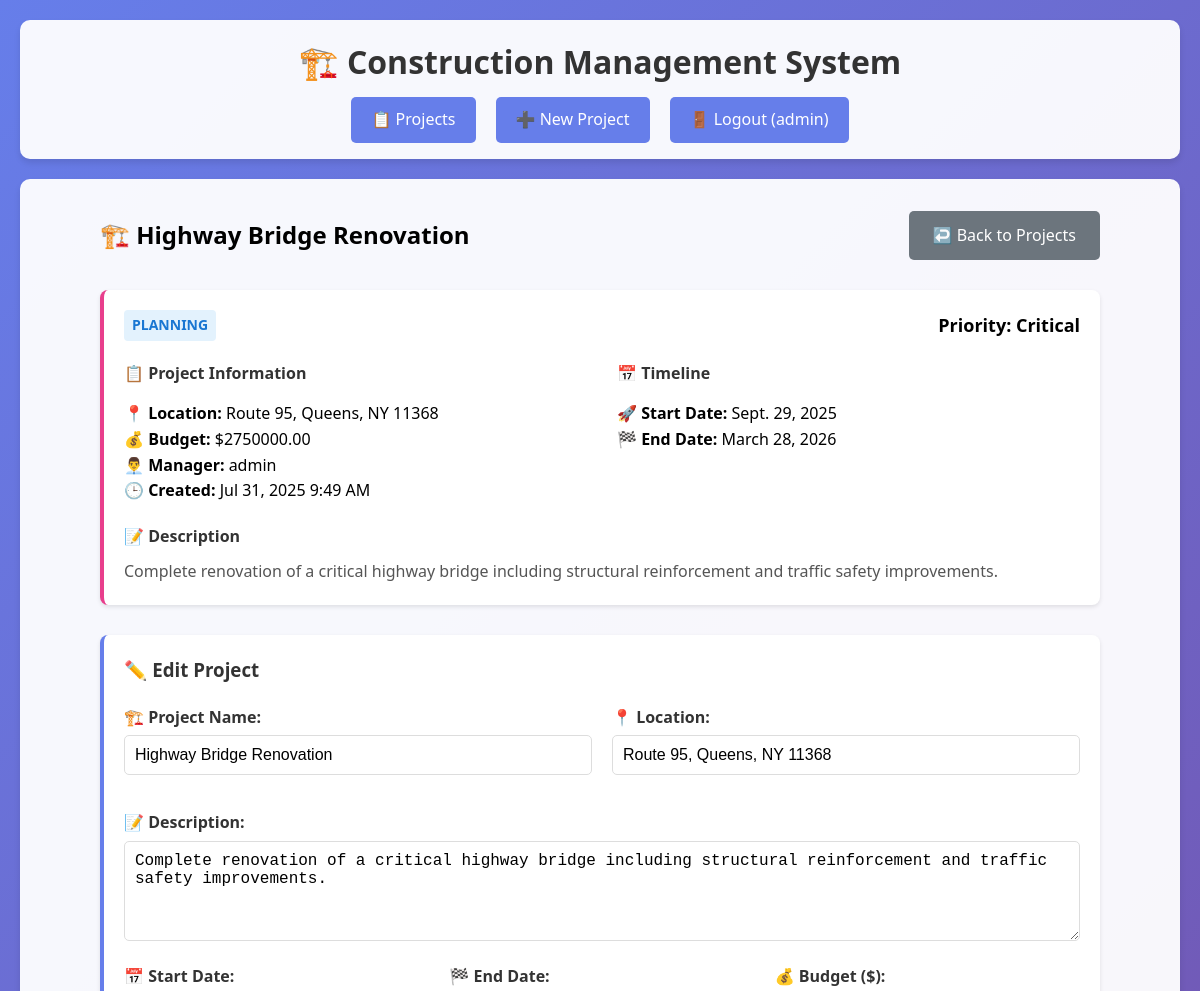
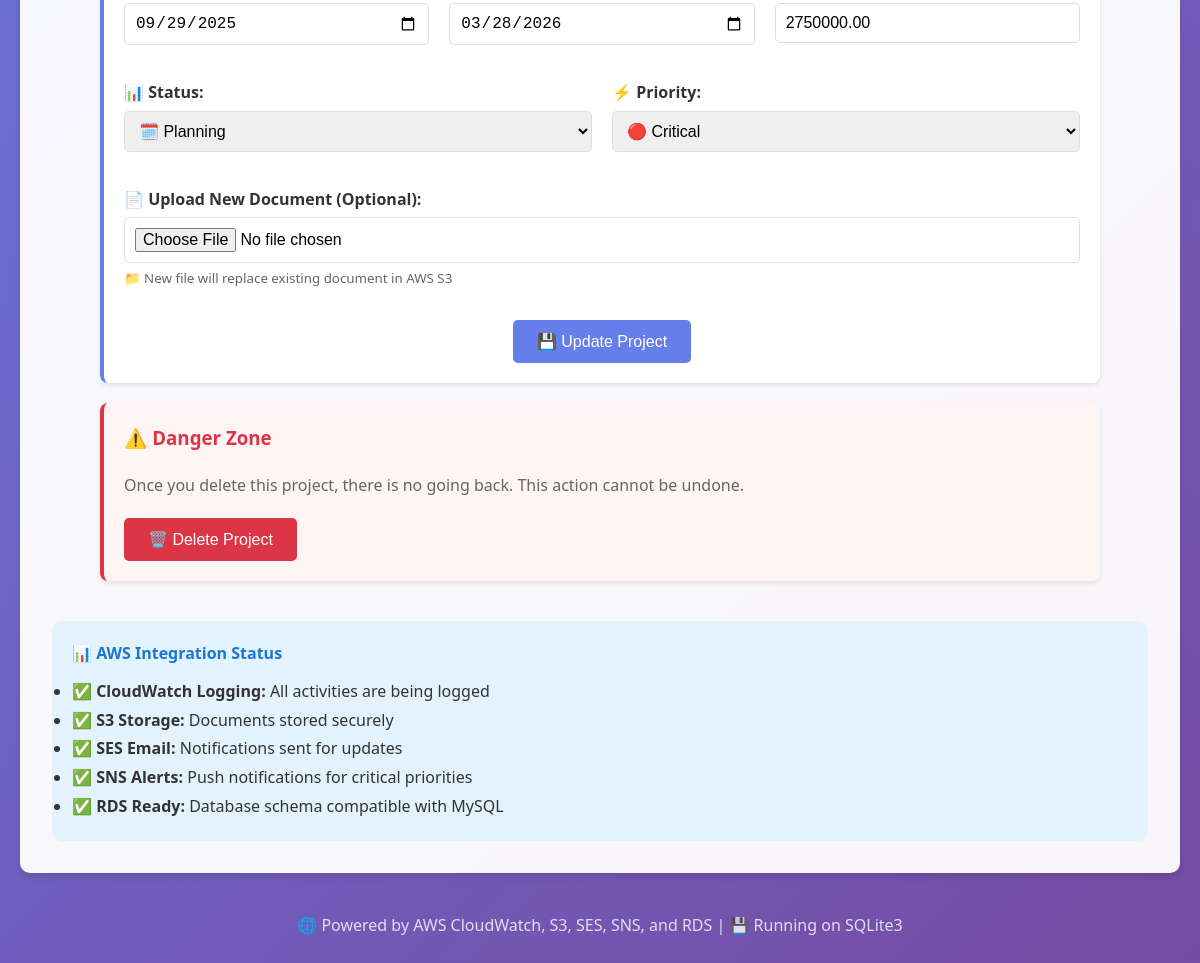
Page /project/3/ (signed in) on the committed database (2 pictures, top to bottom).
### construction/models.py (models this page shows, shortened)
class Project(models.Model):
    PRIORITY_CHOICES = [
        ('Low', 'Low'),
        ('Medium', 'Medium'),
        ('High', 'High'),
        ('Critical', 'Critical'),
    ]
    STATUS_CHOICES = [
        ('Planning', 'Planning'),
        ('In Progress', 'In Progress'),
        ('Completed', 'Completed'),
        ('On Hold', 'On Hold'),
    ]
    name = models.CharField(max_length=200)
    description = models.TextField()
    location = models.CharField(max_length=200)
    start_date = models.DateField()
    end_date = models.DateField()
    budget = models.DecimalField(max_digits=12, decimal_places=2)
    status = models.CharField(max_length=20, choices=STATUS_CHOICES, default='Planning')
    priority = models.CharField(max_length=20, choices=PRIORITY_CHOICES, default='Medium')
    manager = models.ForeignKey(User, on_delete=models.CASCADE)
    document = models.FileField(upload_to='project_documents/', blank=True, null=True)
    created_at = models.DateTimeField(auto_now_add=True)
    updated_at = models.DateTimeField(auto_now=True)
    class Meta:
        ordering = ['-created_at']

### construction/views.py (the view, shortened to what this page needs)
# urls.py: path('project/<int:project_id>/', views.project_detail, name='project_detail'),
@login_required
def project_detail(request, project_id):
    project = get_object_or_404(Project, id=project_id)
    cloudwatch_logger.log_project_activity(
        'VIEW', project.name, request.user.username,
        {'project_id': project.id, 'status': project.status}
    )
    document_url = None
    if project.document:
        document_url = s3_manager.get_file_url(project.document)
    context = {
        'project': project,
        'document_url': document_url
    }
    return render(request, 'construction/project_detail.html', context)

### construction/aws_utils.py (called while the page is built)
    def ensure_log_group_exists(self) -> bool:
        try:
            self.client.describe_log_groups(logGroupNamePrefix=self.log_group_name)
            return True
        except Exception:
            try:
                self.client.create_log_group(logGroupName=self.log_group_name)
                return True
            except Exception as e:
                print(f"Error creating log group: {e}")
                return False

    def ensure_log_stream_exists(self) -> bool:
        try:
            self.client.describe_log_streams(
                logGroupName=self.log_group_name,
                logStreamNamePrefix=self.log_stream_name
            )
            return True
        except Exception:
            try:
                self.client.create_log_stream(
                    logGroupName=self.log_group_name,
                    logStreamName=self.log_stream_name
                )
                return True
            except Exception as e:
                print(f"Error creating log stream: {e}")
                return False

### construction/templates/construction/project_detail.html (shortened to what this page needs)
{% extends 'construction/base.html' %}
{% block content %}
<div style="max-width: 1000px; margin: 0 auto;">
    <div style="display: flex; justify-content: space-between; align-items: center; margin-bottom: 30px;">
        <h2>🏗️ {{ project.name }}</h2>
        <a href="{% url 'project_list' %}" class="btn" style="background: #6c757d;">↩️ Back to Projects</a>
    </div>
    <div class="card priority-{{ project.priority|lower }}" style="margin-bottom: 30px;">
        <div style="display: flex; justify-content: space-between; align-items: center; margin-bottom: 20px;">
            <span class="status-badge status-{{ project.status|lower|cut:' ' }}" style="font-size: 14px;">
                {{ project.status }}
            </span>
            <span style="font-size: 18px; font-weight: bold;">
                Priority: {{ project.priority }}
            </span>
        </div>
        <div style="display: grid; grid-template-columns: 1fr 1fr; gap: 30px; margin-bottom: 20px;">
            <div>
                <h4 style="color: #333; margin-bottom: 15px;">📋 Project Information</h4>
                <p><strong>📍 Location:</strong> {{ project.location }}</p>
                <p><strong>💰 Budget:</strong> ${{ project.budget|floatformat:2 }}</p>
                <p><strong>👨‍💼 Manager:</strong> {{ project.manager.username }}</p>
                <p><strong>🕒 Created:</strong> {{ project.created_at|date:"M d, Y g:i A" }}</p>
            </div>
            <div>
                <h4 style="color: #333; margin-bottom: 15px;">📅 Timeline</h4>
                <p><strong>🚀 Start Date:</strong> {{ project.start_date }}</p>
                <p><strong>🏁 End Date:</strong> {{ project.end_date }}</p>
            </div>
        </div>
        <div>
            <h4 style="color: #333; margin-bottom: 10px;">📝 Description</h4>
            <p style="line-height: 1.6; color: #555;">{{ project.description }}</p>
        </div>
    </div>
    <div class="card">
        <h3 style="margin-bottom: 20px;">✏️ Edit Project</h3>
        <form method="post" enctype="multipart/form-data">
            <div style="display: grid; grid-template-columns: 1fr 1fr; gap: 20px; margin-bottom: 20px;">
                <div class="form-group">
                    <label for="name">🏗️ Project Name:</label>
                    <input type="text" id="name" name="name" value="{{ project.name }}" required>
                </div>
                <div class="form-group">
                    <label for="location">📍 Location:</label>
                    <input type="text" id="location" name="location" value="{{ project.location }}" required>
                </div>
            </div>
            <div class="form-group">
                <label for="description">📝 Description:</label>
                <textarea id="description" name="description" required>{{ project.description }}</textarea>
            </div>
            <div style="display: grid; grid-template-columns: 1fr 1fr 1fr; gap: 20px; margin-bottom: 20px;">
                <div class="form-group">
                    <label for="start_date">📅 Start Date:</label>
                    <input type="date" id="start_date" name="start_date" value="{{ project.start_date|date:'Y-m-d' }}" required>
                </div>
                <div class="form-group">
                    <label for="end_date">🏁 End Date:</label>
                    <input type="date" id="end_date" name="end_date" value="{{ project.end_date|date:'Y-m-d' }}" required>
                </div>
                <div class="form-group">
                    <label for="budget">💰 Budget ($):</label>
                    <input type="number" id="budget" name="budget" step="0.01" min="0" value="{{ project.budget }}" required>
                </div>
            </div>
            <div style="display: grid; grid-template-columns: 1fr 1fr; gap: 20px; margin-bottom: 20px;">
                <div class="form-group">
                    <label for="status">📊 Status:</label>
                    <select id="status" name="status" required>
                        <option value="Planning" {% if project.status == "Planning" %}selected{% endif %}>🗓️ Planning</option>
                    </select>
                </div>
                <div class="form-group">
                    <label for="priority">⚡ Priority:</label>
                    <select id="priority" name="priority" required>
                        <option value="Critical" {% if project.priority == "Critical" %}selected{% endif %}>🔴 Critical</option>
                    </select>
                </div>
            </div>
            <div class="form-group">
                <label for="document">📄 Upload New Document (Optional):</label>
                <input type="file" id="document" name="document" accept=".pdf,.doc,.docx,.txt,.jpg,.jpeg,.png">
                <small style="color: #666; display: block; margin-top: 5px;">
                    📁 New file will replace existing document in AWS S3
                </small>
            </div>
            <div style="display: flex; gap: 15px; justify-content: center; margin-top: 30px;">
                <button type="submit" class="btn">💾 Update Project</button>
            </div>
        </form>
    </div>
    <div class="card" style="border-left-color: #dc3545; background: #fff5f5;">
        <h3 style="color: #dc3545; margin-bottom: 20px;">⚠️ Danger Zone</h3>
        <p style="margin-bottom: 20px; color: #666;">
            Once you delete this project, there is no going back. This action cannot be undone.
        </p>
        <form method="post" onsubmit="return confirm('Are you sure you want to delete this project? This action cannot be undone!')">
            <button type="submit" class="btn btn-danger">🗑️ Delete Project</button>
        </form>
    </div>
</div>
<div style="margin-top: 40px; padding: 20px; background: #e3f2fd; border-radius: 10px;">
    <h4 style="color: #1976d2; margin-bottom: 10px;">📊 AWS Integration Status</h4>
    <ul style="color: #333; line-height: 1.8;">
        <li>✅ <strong>CloudWatch Logging:</strong> All activities are being logged</li>
        <li>✅ <strong>S3 Storage:</strong> Documents stored securely</li>
        <li>✅ <strong>SES Email:</strong> Notifications sent for updates</li>
        <li>✅ <strong>SNS Alerts:</strong> Push notifications for critical priorities</li>
        <li>✅ <strong>RDS Ready:</strong> Database schema compatible with MySQL</li>
    </ul>
</div>
{% endblock %}

### construction/templates/construction/base.html (shortened to what this page needs)
<!DOCTYPE html>
<html lang="en">
<head>
</head>
<body>
    <div class="container">
        <header class="header">
            <h1>🏗️ Construction Management System</h1>
            <nav class="nav">
                {% if user.is_authenticated %}
                    <a href="{% url 'project_list' %}">📋 Projects</a>
                    <a href="{% url 'project_create' %}">➕ New Project</a>
                    <a href="{% url 'user_logout' %}">🚪 Logout ({{ user.username }})</a>
                {% else %}
                    <a href="{% url 'user_login' %}">🔐 Login</a>
                {% endif %}
            </nav>
        </header>
        <main class="content">
            {% block content %}
            {% endblock %}
        </main>
        <footer class="footer">
            <p>🌐 Powered by AWS CloudWatch, S3, SES, SNS, and RDS | 💾 Running on SQLite3</p>
        </footer>
    </div>
</body>
</html>

### construction/templates/construction/base.html (style rules this page uses)
* { margin: 0; padding: 0; box-sizing: border-box; }
body { font-family: 'Segoe UI', Tahoma, Geneva, Verdana, sans-serif; line-height: 1.6; background: linear-gradient(135deg, #667eea 0%, #764ba2 100%); min-height: 100vh; }
.container { max-width: 1200px; margin: 0 auto; padding: 20px; }
.header { background: rgba(255, 255, 255, 0.95); padding: 1rem; border-radius: 10px; margin-bottom: 20px; box-shadow: 0 4px 6px rgba(0, 0, 0, 0.1); }
.header h1 { color: #333; text-align: center; margin-bottom: 10px; }
.nav { display: flex; justify-content: center; gap: 20px; flex-wrap: wrap; }
.nav a { background: #667eea; color: white; padding: 10px 20px; text-decoration: none; border-radius: 5px; transition: background 0.3s; }
.content { background: rgba(255, 255, 255, 0.95); padding: 2rem; border-radius: 10px; box-shadow: 0 4px 6px rgba(0, 0, 0, 0.1); margin-bottom: 20px; }
.form-group { margin-bottom: 15px; }
.form-group label { display: block; margin-bottom: 5px; font-weight: bold; color: #333; }
.form-group input, .form-group select, .form-group textarea { width: 100%; padding: 10px; border: 1px solid #ddd; border-radius: 5px; font-size: 16px; }
.form-group textarea { resize: vertical; min-height: 100px; }
.btn { background: #667eea; color: white; padding: 12px 24px; border: none; border-radius: 5px; cursor: pointer; font-size: 16px; text-decoration: none; display: inline-block; transition: background 0.3s; }
.btn-danger { background: #dc3545; }
.card { background: white; border-radius: 8px; padding: 20px; margin-bottom: 20px; box-shadow: 0 2px 4px rgba(0, 0, 0, 0.1); border-left: 4px solid #667eea; }
.card h3 { color: #333; margin-bottom: 10px; }
.priority-critical { border-left-color: #e83e8c; }
.status-badge { padding: 4px 8px; border-radius: 4px; font-size: 12px; font-weight: bold; text-transform: uppercase; }
.status-planning { background: #e3f2fd; color: #1976d2; }
.footer { text-align: center; padding: 20px; color: rgba(255, 255, 255, 0.8); }

### rows in the picture
Project: name "Highway Bridge Renovation", status "PLANNING", priority "Critical", location "Route 95, Queens, NY 11368", budget "2750000.00", manager.username "admin", created_at "Jul 31, 2025 9:49 AM", start_date "Sept. 29, 2025", end_date "March 28, 2026", description "Complete renovation of a critical highway bridge including structural reinforcement and traffic safety improvements.", start_date "09/29/2025", end_date "03/28/2026", status "🗓️ Planning", priority "🔴 Critical"

### other values in the picture
{{ user.username }} "admin"
